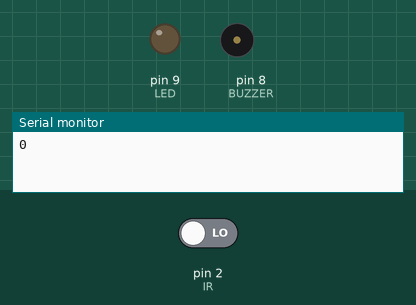
Recording of a sketch running on a simulated Arduino Uno, built with avr-gcc and run on an emulated ATmega328P. Parts: output pins drawn as LEDs (lit = HIGH), buzzer (waves = sounding, pin HIGH), the last lines printed to the serial monitor. The inputs (shaded band) are chosen by the test bench; at power-on: pin 2 (IR) LOW.

Above: at 0.1 s.
At 0.6 s:
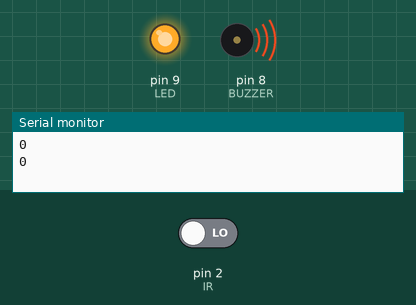
Timing chart, 0 to 2.1 s (numbered marks = the images above):
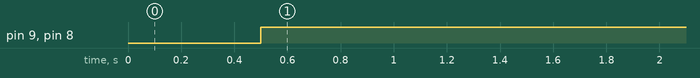

The sketch:

IR_SENSOR_WITH_BUZZER.ino
```cpp
 int val = 0 ;
 void setup()
 {
 Serial.begin(9600); // sensor buart rate
 pinMode(7,INPUT);  // IR sensor output pin connected
 pinMode(9,OUTPUT);  // LED
 pinMode(8,OUTPUT);  // BUZZER
 }
 void loop()
 {
 val = digitalRead(2);  //  IR sensor output pin connected
 Serial.println(val);  // see the value in serial monitor in Arduino IDE
 delay(500);
 if(val == 1 )
 {
 digitalWrite(9,LOW);  // LED ON
 digitalWrite(8,LOW);  // BUZZER ON
 }
 else
 {
 digitalWrite(9,HIGH);  // LED OFF
 digitalWrite(8,HIGH);  // BUZZER OFF
 }
 }
```

Measured:
- by itself, pin 9 (LED), pin 8 (BUZZER): LOW → HIGH at 0.50 s
